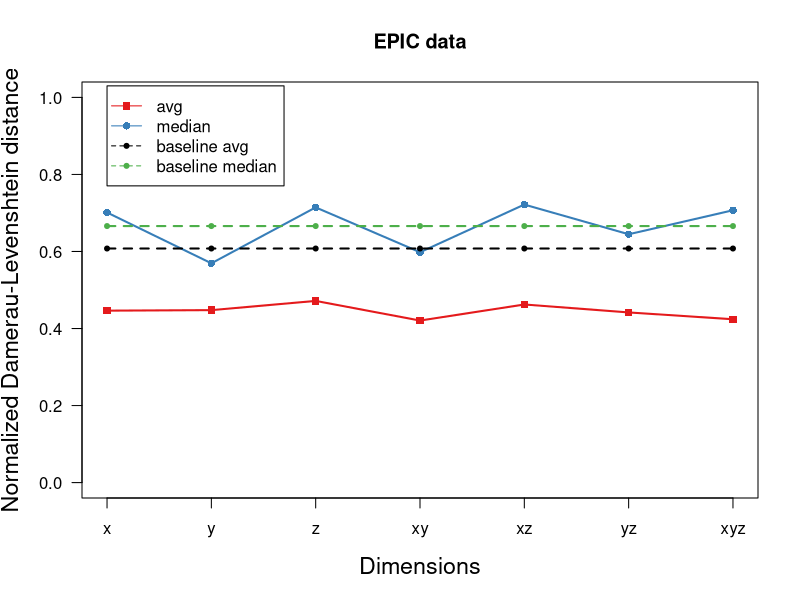

The R script that drew this image:
library(RColorBrewer)

# Define data (x: videos, y: fit of model, edit distance with Damerau-Levenshtein)
xdata <- c(1,2,3,4,5,6,7)
avg <- c(0.446378670634921,0.447737202380952,0.471661656746032,0.420670386904762,0.46237683531746,0.441768204365079,
         0.424001041666667)
median <- c(0.7012,0.569283333333333,0.714483333333333,0.598,0.721833333333333,0.6447,0.707016666666667)
baseline_avg <- c(0.6076875,0.6076875,0.6076875,0.6076875,0.6076875,0.6076875,0.6076875)
baseline_median <- c(0.666,0.666,0.666,0.666,0.666,0.666,0.666)

col = brewer.pal(n=6,name='Set1')

# Plot avg
plot(xdata, avg, type='o', col=col[1], pch=15, lty=1, ylim=c(0,1.0), lwd=2, 
     ylab='Normalized Damerau-Levenshtein distance', main="EPIC data",
     xlab='Dimensions', las=1, xaxt='n', cex.lab=1.4)
axis(side=1, at=1:7, labels=c('x','y','z','xy','xz','yz','xyz'), cex.axis=1)

# Plot median
points(xdata, median, col=col[2], pch=16)
lines(xdata, median, col=col[2], lty=1, lwd=2)

# Plot model without k
#points(xdata, c_set, col=col[3], pch=17)
#lines(xdata, c_set, col=col[3], lty=1, lwd=2)

# Plot greedy without params  
#points(xdata, no_params, col=col[4], pch=18)
#lines(xdata, no_params, col=col[4], lty=3, lwd=2)

# Plot avg/baseline avg
points(xdata, baseline_avg, col='black', pch=20)
lines(xdata, baseline_avg, col='black', lty=2, lwd=2)

# Plot avg/baseline median
points(xdata, baseline_median, col=col[3], pch=20)
lines(xdata, baseline_median, col=col[3], lty=2, lwd=2)

# Plot model
#points(xdata, model_ck, col=col[1], pch=15)
#lines(xdata, model_ck, col=col[1], lty=3, lwd=2)


legend(1,1.03, c('avg', 'median','baseline avg','baseline median'),col=c(col[1],col[2],'black',col[3]),pch=c(15,16,20,20),
       lty=c(1,1,2,2))

# Plot legend in 3 columns
#legend_order <- matrix(1:6, ncol=3, byrow=TRUE)

#legend(1,1.03, c('avg', 'mean')[legend_order], 
#       col=c(col[1],col[2])[legend_order], 
#       pch=c(15,16)[legend_order], lty=c(3,1)[legend_order], ncol=3, cex=1.2)

